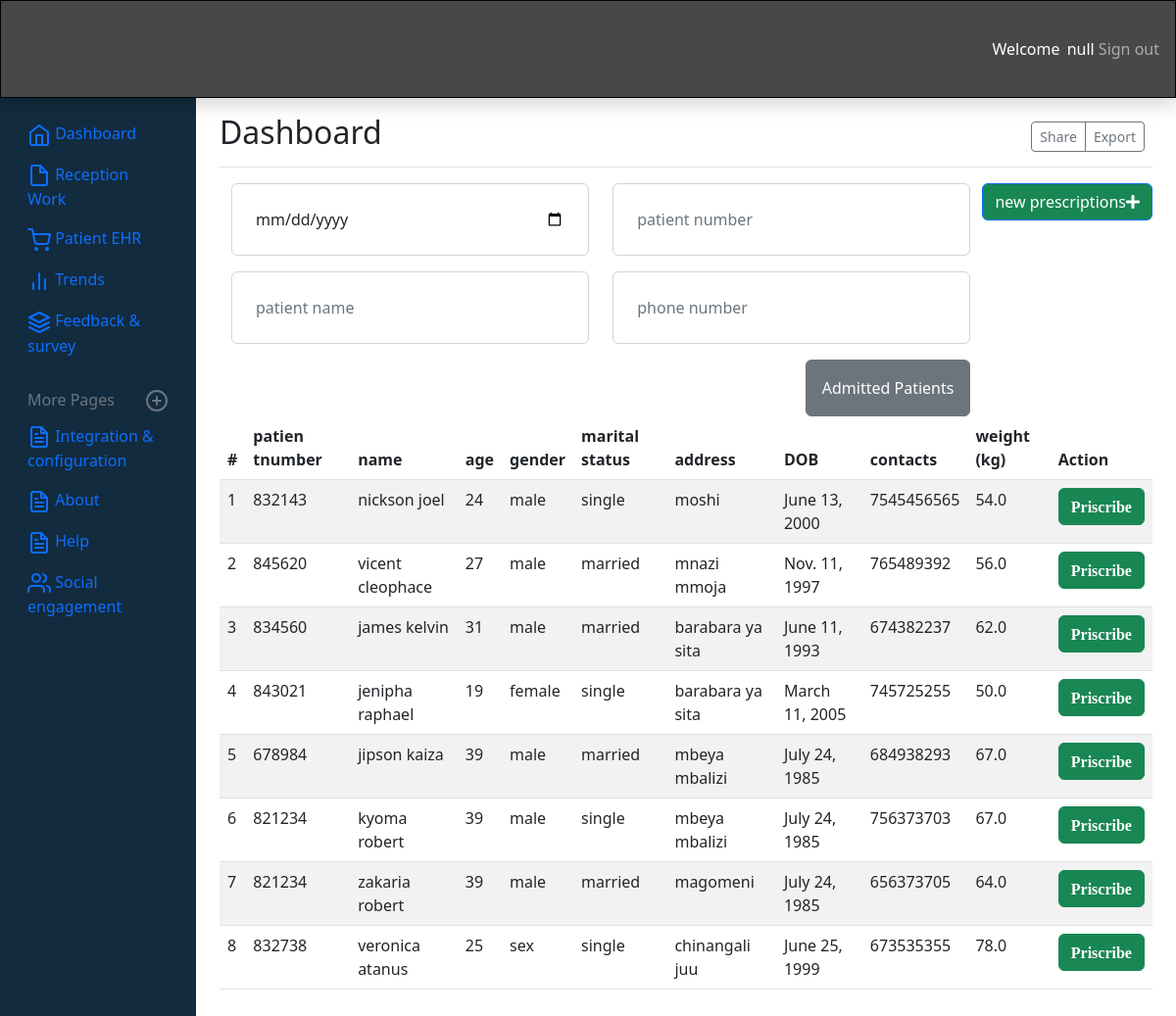
Page /medication (signed in) on the earlier database version.
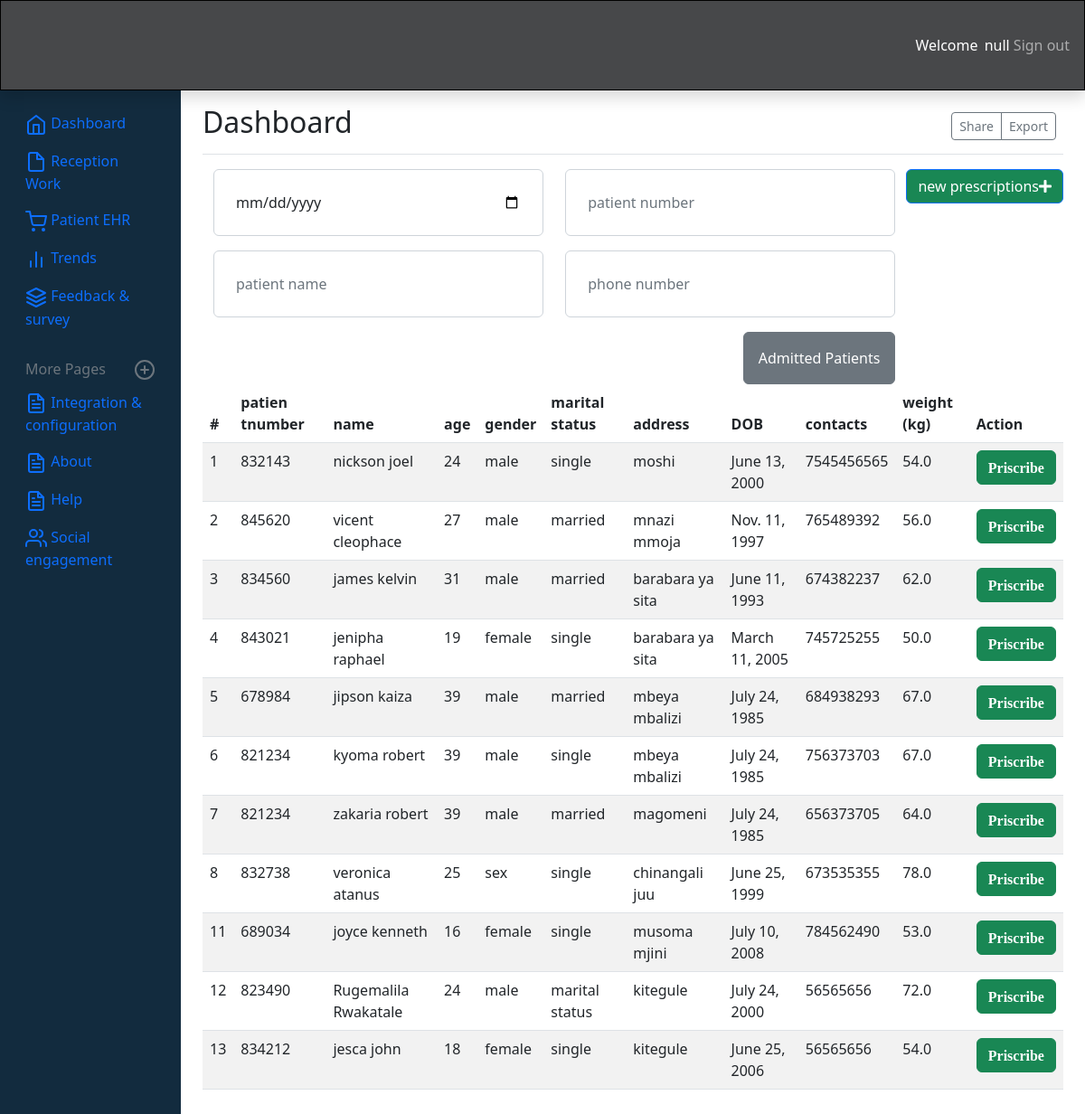
Same page on the later database version.
### APP/models.py (models this page shows)
class customers(models.Model):
    reg_name = models.CharField(max_length=100)
    id_number = models.IntegerField(null=False, blank=True)
    name = models.CharField(max_length=100)
    dof = models.DateField(null=False, blank=True)
    age = models.IntegerField(null=False, blank=True)
    weight = models.FloatField(null=False, blank=True)
    file_number = models.IntegerField(null=False, blank=True)
    role = models.CharField(max_length=150)
    marital_status = models.CharField(max_length=100)
    sex = models.CharField(max_length=50)
    date_created = models.DateField(null=False,default=timezone.now)
    height = models.IntegerField()
    ward = models.CharField(max_length=100, blank=True)
    day= models.CharField(max_length=100, blank=True)
    street = models.CharField(max_length=100, blank=True, null=True)
    street_chairman = models.CharField(max_length=100, blank=True, null=True)
    ten_cell_leader = models.CharField(max_length=100, null=True, blank=True)
    street_chair_man_contact = models.IntegerField(null=True, blank=True)
    client_contact = models.IntegerField()

### APP/views.py (the view)
# urls.py: path('medication', views.medication, name='medication'),
@login_required(login_url="index")
def medication(request):
    if "customer_number" in request.GET:
        attended = customers.objects.filter(file_number__icontains=request.GET["customer_number"])
    elif "patient_name" in request.GET:
         attended = customers.objects.filter(full_name__icontains=request.GET["patient_name"])
    elif "phone" in request.GET:
        attended = customers.objects.filter(client_contact__icontains=request.GET["patient_email"])
    else:
        attended = customers.objects.all()
        admitted = Admission.objects.all()
    context = {
        "attended": attended,
        "admitted": admitted,
    }
    return render(request, 'medication.html',context)

### templates/medication.html (shortened to what this page needs)
 {%extends 'base.html'%}
 {%load static%}
    {%block content%}
    <div class="container-l overflow-hidden">
        <a href="{%url 'prescriptions'%}"><button class="btn btn-primary bg-success" type"button" id="new" onclick="">new prescriptions<i class="fa fa-plus"></i></button></a>
        <div class="row">
        <div class="col-md-6"><input type="date" class="form-control mb-3 p-4" name="date" id="visit_date" onclick="searchData()"></div>
        <div class="col-md-6"><input type="number" class="form-control mb-3 p-4" name="patient_number" id="patient_number" onkeypress="searchData()" placeholder="patient number"></div>
        <div class="col-md-6"><input type="text" class="form-control mb-3 p-4" name="patient_number" id="patient_name" onkeypress="searchData()" placeholder="patient name"></div>
        <div class="col-md-6"><input type="number" class="form-control mb-3 p-4" name="patient_number" id="patient_phone" onkeypress="searchData()" placeholder="phone number">
        <button type="button" class="btn btn-secondary p-3 float-end" id="discharge">Admitted Patients</button></div>
        </div>
         <form class="form">
            <div class="table-responsive">
           <table class="table table-striped" id="table_data">
            <thead>
                <tr>
                    <th scope="col">#</th>
                    <th scope="col">patien tnumber</th>
                    <th scope="col">name</th>
                    <th scope="col">age</th>
                    <th scope="col">gender</th>
                    <th scope="col">marital status</th>
                    <th scope="col">address</th>
                    <th scope="col">DOB</th>
                    <th scope="col">contacts</th>
                    <th scope="col">weight (kg)</th>
                    <th scope="col">Action</th>
                </tr>
            </thead>
            <tbody>
                {%for i in attended%}
                <tr id="btl" onclick="admit();">
                    <td>{{i.id}}</td>
                    <td>{{i.file_number}}</td>
                    <td>{{i.name}}</td>
                    <td>{{i.age}}</td>
                    <td>{{i.sex}}</td>
                    <td>{{i.marital_status}}</td>
                    <td>{{i.street}}</td>
                    <td>{{i.dof}}</td>
                    <td>{{i.client_contact}}</td>
                    <td>{{i.weight}}</td>
                    <td>
                    <a href="{% url 'existing_prescriptions' i.file_number%}"><button type="button" class="btn btn-success btn-xs"><i class="fa fa-pencil">Priscribe</i></button></a>
                    </td>
                </tr>
                {% endfor %}
            </tbody>
           </table>
        </div>
        </form>
        <br>
        <br>
    </div>
    {%endblock%}

### templates/base.html (shortened to what this page needs)
{%load static%}
<!DOCTYPE html>
<html lang="en">
<head>
<link rel="stylesheet" href="{%static 'bootstrap-5.2.2-dist/css/bootstrap.css'%}" type="text/css">
    <link rel="stylesheet" href="{%static 'bootstrap-5.2.2-dist/css/bootstrap.min.css'%}" type="text/css">
    <link rel="stylesheet" href="{%static 'style.css'%}" type="text/css">
    <link rel="stylesheet" href="{%static 'all.min.css'%}" type="text/css">
    <link href="{%static 'chart.js/Chart.css'%}" rel="stylesheet">
   <link href="{%static 'chart.js/Chart.min.css'%}" rel="stylesheet">
   <link rel="stylesheet" href="{%static 'jquery.signature.css'%}" type="text/css">
</head>
<body onload="home(),chart(),Handle_appointment();" onscroll="hideNavigationBar()">
<header class="navbar navbar-dark sticky-top flex-sm-nowrap p-0 shadow" style="background-color:#47484a">
  <a class="navbar-brand col-md-3 col-lg-2 me-0 px-3" href="#"></a>
  <div class="navbar-nav">
    <div class="nav-item text-nowrap">
      <a class="nav-link px-3" href="{%url 'logout'%}">
        <span id="user"></span><span id="loginUser"></span>  Sign out</a>
    </div>
  </div>
</header>
<div class="container-fluid">
  <div class="row">
    <nav id="sidebarMenu" class="col-md-3 col-lg-2 pb-lg-5 d-md-block sidebar collapse" style="background-color:#122b3e;color:white;">
      <div class="position-sticky pt-3 pb-5">
        <ul class="nav flex-column">
          <li class="nav-item">
            <a class="nav-link active" aria-current="page" href="{%url 'home'%}">
              Dashboard
            </a>
          </li>
          <li class="nav-item">
            <a class="nav-link" href="{%url 'reception'%}">
             Reception Work
            </a>
          </li>
          <li class="nav-item">
            <a class="nav-link" href="{%url 'demographic'%}">
              Patient EHR
            </a>
          </li>
          <li class="nav-item">
            <a class="nav-link" href="#" id="report">
              Trends
            </a>
          </li>
          <li class="nav-item">
            <a class="nav-link" href="{%url 'feedback'%}" id="sales">
              Feedback & survey
            </a>
          </li>
        </ul>
        <h6 class="sidebar-heading d-flex justify-content-between align-items-center px-3 mt-4 mb-1 text-muted">
          <span>More Pages</span>
          <a class="link-secondary" href="#" aria-label="Add a new report">
          </a>
        </h6>
        <ul class="nav flex-column mb-2">
          <li class="nav-item">
            <a class="nav-link" href="#">
              Integration & configuration
            </a>
          </li>
          <li class="nav-item">
            <a class="nav-link" href="#">
              About
            </a>
          </li>
          <li class="nav-item">
            <a class="nav-link" href="#">
              Help
            </a>
          </li>
          <li class="nav-item">
            <a class="nav-link" href="#" id="budget" target="_budget">
              Social engagement
            </a>
          </li>
        </ul>
      </div>
    </nav>
    <main class="col-md-9 ms-sm-auto col-lg-10 px-md-4">
      <div class="d-flex justify-content-between flex-wrap flex-md-nowrap align-items-center pt-3 pb-2 mb-3 border-bottom">
        <h4 class="h2">Dashboard</h4>
        <div class="btn-toolbar mb-2 mb-md-0">
          <div class="btn-group me-2">
            <button type="button" class="btn btn-sm btn-outline-secondary" id="shareBtn">Share</button>
            <button type="button" class="btn btn-sm btn-outline-secondary">Export</button>
          </div>
        </div>
      </div>
      {%block content%}
      {%endblock%}
    </main>
  </div>
</div>
</body>
</html>

### static/style.css (style rules this page uses)
* { margin: 0%; padding:0%; }
body { margin: 0%; padding: auto; overflow-x: hidden; }
header { border: 1px solid black; height: 100px; }
#new { float: right; }
#btl td a { list-style: none; color:darkgray; }

Differences in the rows shown:
added customers: id "11", file_number "689034", name "joyce kenneth", age "16", sex "female", marital_status "single", street "musoma mjini", dof "July 10, 2008", client_contact "784562490", weight "53.0"
added customers: id "12", file_number "823490", name "Rugemalila Rwakatale", age "24", sex "male", marital_status "marital status", street "kitegule", dof "July 24, 2000", client_contact "56565656", weight "72.0"
added customers: id "13", file_number "834212", name "jesca john", age "18", sex "female", marital_status "single", street "kitegule", dof "June 25, 2006", client_contact "56565656", weight "54.0"
